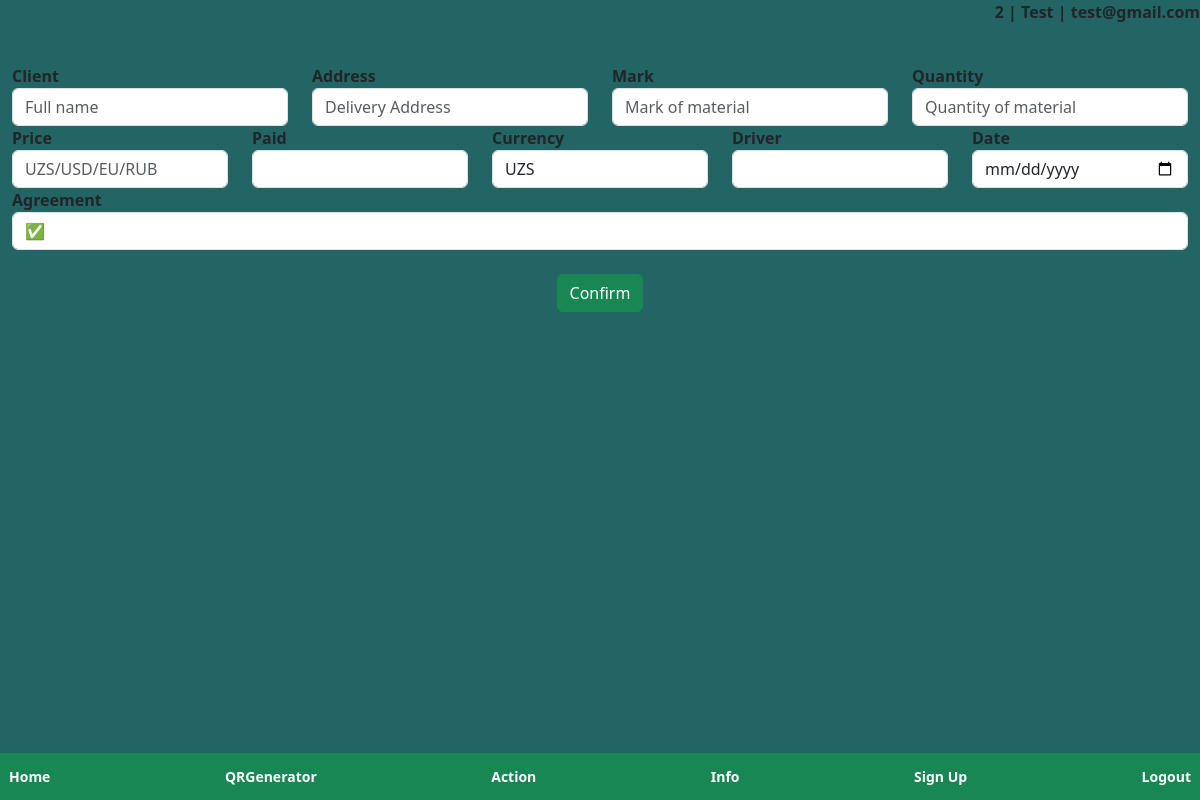
The page /action (signed in) on the database its author committed.
### forms.py (models this page shows)
class User(db.Model, UserMixin):
    id = db.Column(db.Integer, primary_key=True)
    email = db.Column(db.String(250), unique=True)
    password = db.Column(db.String(150))
    fullname = db.Column(db.String(250))
    comment = db.Column(db.String(250))
    notes = db.relationship("Note")

### routes.py (the view)
@app.route("/action", methods=["GET", "POST"])
@login_required
def acted():
    form = Mine()
    reg = Reg(client=request.form.get("client"), address=request.form.get("address"), quantity=request.form.get("quantity"),
              paid=request.form.get("paid"), driver=request.form.get("driver"), date=request.form.get("date"), approve=request.form.get("approve"),
              mark=request.form.get("mark"), price=request.form.get('price'), currency=request.form.get("currency"))
    if request.method == "POST":
        if reg:
            db.session.add(reg)
            db.session.commit()
            flash("Registered to database!", "success")
            return redirect(url_for("info"))
    else:
        return render_template("action.html", user=current_user, form=form)

### forms.py
class Mine(FlaskForm):
    client = StringField("Client", validators=[
                         DataRequired(), Length(min=3, max=500)])
    address = StringField("Address", validators=[
                          DataRequired(), Length(min=3, max=500)])
    quantity = StringField("Quantity", validators=[
                           DataRequired(), Length(max=500)])
    mark = StringField("Mark", validators=[
                       DataRequired(), Length(min=3, max=100)])
    price = IntegerField("Price", validators=[DataRequired()])
    currency = SelectField("Currency", choices=["UZS", "USD", "EUR", "RUB"])
    paid = IntegerField("Paid", validators=[DataRequired()])
    driver = StringField("Driver", validators=[
                         DataRequired(), Length(min=3, max=500)])
    date = DateField("Date", validators=[DataRequired()])
    approve = SelectField("Agreement", choices=[
                          "✅", "❌"])
    submit = SubmitField("Confirm")

### __init__.py (called while the page is built)
def create_app():
    migrate = Migrate(app, db)
    create_database(app)
    login_manager = LoginManager(app)
    login_manager.login_view = "login"
    login_manager.init_app(app)
    from forms import User
    @login_manager.user_loader
    def load_user(id):
        return User.query.get(int(id))
    return app

### templates/action.html (shortened to what this page needs)
{% extends 'layout.html' %}
{% block content %} <br>
<div class="">
    <form class="container-fluid" method="post">
        <div class="row">
            <div class="col">
                <b>{{ form.client.label }}</b>
                {{ form.client(class="form-control", placeholder="Full name") }}
            </div>
            <div class="col">
                <b>{{ form.address.label }}</b>
                {{ form.address(class="form-control", placeholder="Delivery Address") }}
            </div>
            <div class="col">
                <b>{{ form.mark.label }}</b>
                {{ form.mark(class="form-control", placeholder="Mark of material") }}
            </div>
            <div class="col">
                <b>{{ form.quantity.label }}</b>
                {{ form.quantity(class="form-control", placeholder="Quantity of material") }}
            </div>
        </div>
        <div class="row">
            <div class="col">
                <b>{{ form.price.label }}</b>
                {{ form.price(class="form-control", placeholder="UZS/USD/EU/RUB") }}
            </div>
            <div class="col">
                <b>{{ form.paid.label }}</b>
                <b>{{ form.paid(class="form-control") }}</b>
            </div>
            <div class="col">
                <b>{{ form.currency.label }}</b>
                <b>{{ form.currency(class="form-control") }}</b>
            </div>
            <div class="col">
                <b>{{ form.driver.label }}</b>
                <b>{{ form.driver(class="form-control") }}</b>
            </div>
            <div class="col">
                <b>{{ form.date.label }}</b>
                {{ form.date(class="form-control") }}
            </div>
            <div class="container"><b>{{ form.approve.label }}</b>
                {{ form.approve(class="form-control", placeholder="Quantity of material") }}
            </div>
        </div><br>
        <div class="text-center">{{ form.submit(class="btn btn-success") }}</div>
    </form>
</div>
{% endblock %}

### templates/layout.html (shortened to what this page needs)
<head>
    <link href="https://cdn.jsdelivr.net/npm/bootstrap@5.3.0-alpha1/dist/css/bootstrap.min.css" rel="stylesheet"
>
</head>
<body>
    {% if user.is_authenticated %}
    <nav class="navbar bg-success fixed-bottom" class="container-fluid justify-content-center">
        <a href="/index">
            <button class="btn btn-sm btn-success" type="button"><b>Home</b></button>
        </a>
        <a href="/generator">
            <button class="btn btn-sm btn-success" type="button"><b>QRGenerator</b></button>
        </a>
        <a href="/action">
            <button class="btn btn-sm btn-success" type="button"><b>Action</b></button>
        </a>
        <a href="/info">
            <button class="btn btn-sm btn-success" type="button"><b>Info</b></button>
        </a>
        <a href="/sign_up">
            <button class="btn btn-sm btn-success" type="button"><b>Sign Up</b></button>
        </a>
        <a href="/logout">
            <button class="btn btn-sm btn-success" type="button"><b>Logout</b></button>
        </a>
    </nav>
    <p><b>{{ user.id }} | {{ user.fullname }} | {{ user.email }}</b></p>
    {% endif %}
</body>
{% block content %}
{% endblock %}

### templates/layout.html (style rules this page uses)
body { background-color: rgb(35, 100, 100); }
p { text-align: center; }
p { text-align: end; }

### rows shown on the page
User: id "2", fullname "Test", email "test@gmail.com"
